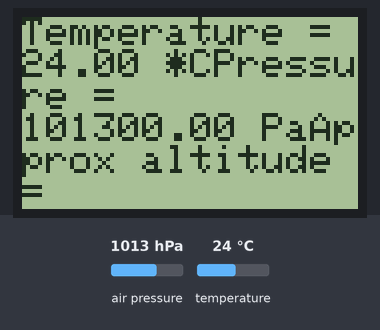
This sketch was run on a simulated Arduino Uno, built with avr-gcc and run on an emulated ATmega328P. On the bench: 84×48 one-colour display. The test bench sets the inputs (shaded band); at power-on: air pressure 1013 hPa, temperature 24 °C. The display library's start-up logo is not drawn; what the sketch prints to the serial monitor is not drawn.

Above: at 0.1 s.

Measured:
- what the display in image 0 shows lasts 2.0 s, from 0.1 s to 2.1 s

The sketch:

4.1.ino
```cpp
#include <Wire.h>
#include <SPI.h>
#include <Adafruit_BMP280.h>
#include <Adafruit_GFX.h>
#include <Adafruit_PCD8544.h>

Adafruit_PCD8544 display = Adafruit_PCD8544(7, 6, 5, 4, 3);

#define BMP_SCK  (13)
#define BMP_MISO (12)
#define BMP_MOSI (11)
#define BMP_CS   (10)

//Adafruit_BMP280 bmp; // I2C
//Adafruit_BMP280 bmp(BMP_CS); // hardware SPI
Adafruit_BMP280 bmp(BMP_CS, BMP_MOSI, BMP_MISO,  BMP_SCK);

void setup() {
  Serial.begin(9600);
  Serial.println(F("BMP280 test"));
  display.begin();
    display.setContrast(50);
    display.setRotation(2);  // rotate 90 degrees counter clockwise, can also use values of 2 and 3 to go further.

  display.display(); // show splashscreen
  display.clearDisplay();
  if (!bmp.begin()) {
    Serial.println(F("Could not find a valid BMP280 sensor, check wiring!"));
    while (1);
  }

  /* Default settings from datasheet. */
  bmp.setSampling(Adafruit_BMP280::MODE_NORMAL,     /* Operating Mode. */
                  Adafruit_BMP280::SAMPLING_X2,     /* Temp. oversampling */
                  Adafruit_BMP280::SAMPLING_X16,    /* Pressure oversampling */
                  Adafruit_BMP280::FILTER_X16,      /* Filtering. */
                  Adafruit_BMP280::STANDBY_MS_500); /* Standby time. */
}

void loop() {
    display.clearDisplay();

    display.print("Temperature = \n");
    display.print(bmp.readTemperature());
    display.print(" *C");

    display.print("Pressure = \n");
    display.print(bmp.readPressure());
    display.print(" Pa");

    display.print("Approx altitude = \n");
    display.print(bmp.readAltitude(1013.25)); /* Adjusted to local forecast! */
    display.print(" m");

   display.display();

    delay(2000);
}
```
